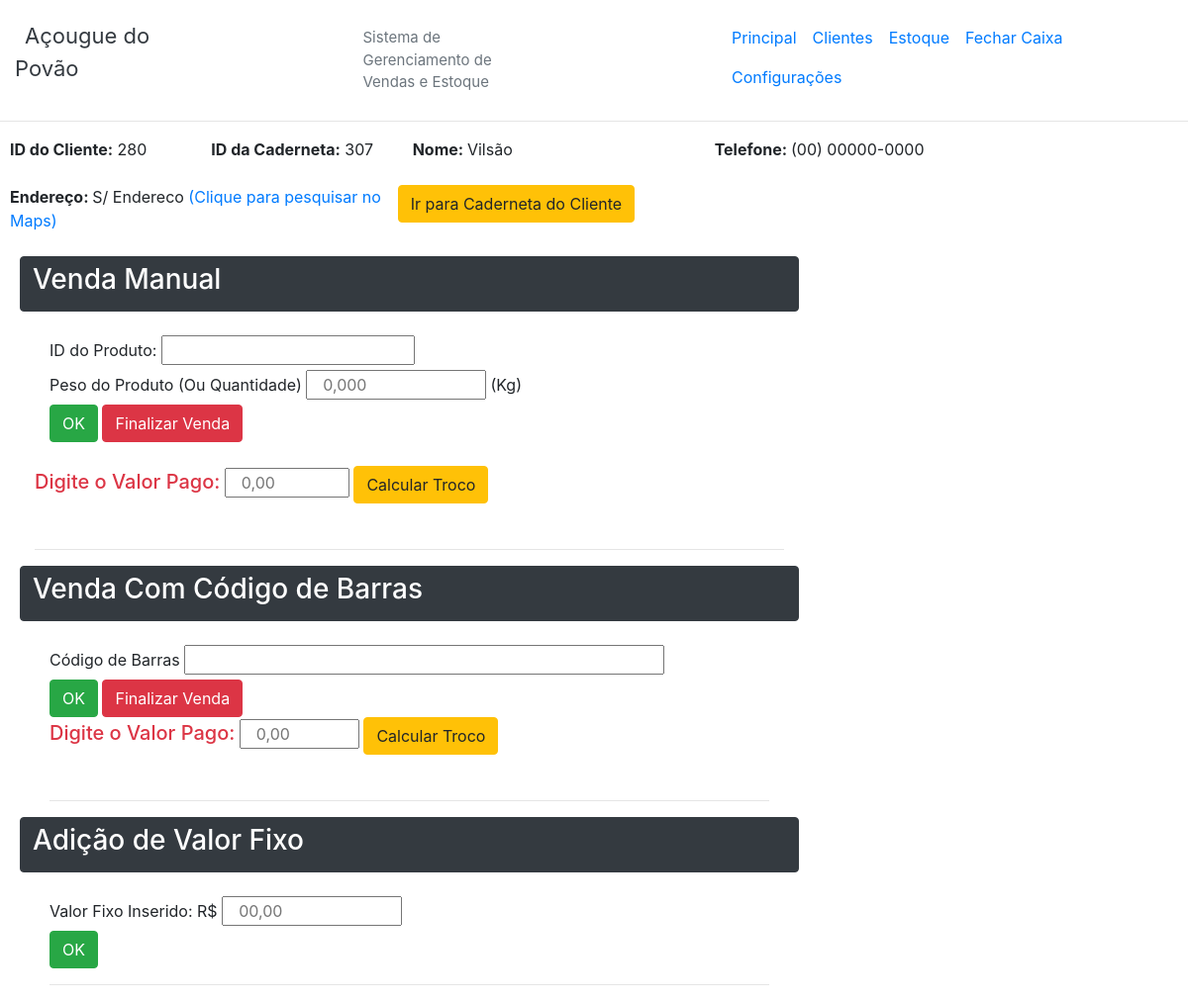
Screenshot of /venderCliente.php?id=280 (signed in) with the database file from the repository.
### tables this page shows
CREATE TABLE `caderneta` (
  `id_caderneta` int(20) NOT NULL AUTO_INCREMENT,
  `status_caderneta` varchar(10) NOT NULL,
  `data_abertura` date NOT NULL,
  `id_cliente` int(10) NOT NULL,
  `data_fechamento` date DEFAULT NULL,
  PRIMARY KEY (`id_caderneta`)
);

CREATE TABLE `cliente` (
  `id_cliente` int(10) NOT NULL AUTO_INCREMENT,
  `nome_cliente` varchar(110) NOT NULL,
  `cpf_cliente` varchar(30) NOT NULL,
  `telefone_cliente` varchar(25) NOT NULL,
  `endereco_cliente` varchar(110) NOT NULL,
  PRIMARY KEY (`id_cliente`)
);

### venderCliente.php (the view, shortened to what this page needs)
<!doctype html>
<html lang="ptbr">
<head>
  <link rel="stylesheet" href="css/global_css.css">
  <link rel="stylesheet" href="css/bootstrap.min.css">
</head>
<body>
  <?php include_once 'menu.php';
    $id_cliente = $_GET['id'];
    require_once('00 - BD/bd_conexao.php');
    $sql4=" SELECT id_caderneta FROM caderneta where id_cliente='$id_cliente' and status_caderneta='aberta'";
    $resultado2 = $con->query($sql4) or die("Erro ao se conectar com o Banco de Dados. Tente novamente em alguns minutos... Se o problema presistir, contate o responsável pelo sistema");
    $sql = " SELECT nome_cliente, cpf_cliente, telefone_cliente, endereco_cliente FROM cliente WHERE id_cliente LIKE '$id_cliente' " ;
    $resultado = $con->query($sql) or die("Erro ao se conectar com o Banco de Dados. Tente novamente em alguns minutos... Se o problema presistir, contate o responsável pelo sistema");
    while($informacaoCliente = mysqli_fetch_object($resultado)){
        $nome= $informacaoCliente->nome_cliente;
        $tel= $informacaoCliente->telefone_cliente;
        $endereco= $informacaoCliente->endereco_cliente;
    }
    while($infoCaderneta = mysqli_fetch_object($resultado2)){
      $id_caderneta= $infoCaderneta->id_caderneta;
    }
  ?>
  <div style="margin-left:10px;">
    <div class="row">
          <div class="col-lg-2 col-sm-4"> <b>ID do Cliente:</b> <?php echo $id_cliente;?></div>
          <div class="col-lg-2 col-sm-4"> <b>ID da Caderneta:</b> <?php echo $id_caderneta;?></div>
          <div class="col-lg-3 col-sm-5"> <b> Nome: </b> <?php echo $nome;?></div>
          <div class="col-lg-3 col-sm-5"> <td><b> Telefone: </b> <?php echo $tel;?></div>
      </div>
      <br />
      <div class="row">
          <div class="col-lg-4 col-sm-12"><b> Endereço: </b> <?php echo $endereco;?> <a href="https://www.google.com.br/maps/@-16.6163607,-42.18379,19z" target="_blank">(Clique para pesquisar no Maps)</div></a>
          <a href="order_carderneta_mes.php?id=<?php echo $id_caderneta;?>"><button class="btn btn-warning"> Ir para Caderneta do Cliente </button></a>
      </div>
  </div>
  <br/>
  <div class="VendaManual select_venda">
      <a class="btn btn-dark col-8" data-toggle="collapse" href="#Conteudo01" role="button" aria-expanded="false" aria-controls="collapseExample">
        <h3 class="text-white text-left">Venda Manual</h3>
      </a>
      <div class="collapse <?php if(!isset($_GET["tbl_va"])){echo "show";}?> col-8 rounded" id="Conteudo01">
      <form action="cadastraVMCliente.php?id_cad=<?php echo $id_caderneta; ?>&id_cliente=<?php echo $id_cliente; ?>" method="POST" class="col-12">
          <br />
          <label for="select_prods"> ID do Produto:</label>
          <input list="produtos" autocomplete="off" name="id_prod_comprado" id="select_prods">
          <br />
          <label for="peso_produto">Peso do Produto (Ou Quantidade)</label>
          <input type="number" name="peso_produto" id="peso_produto" step="any" placeholder="0,000" class="col-3"> (Kg)<br/>
          <button class="btn btn-success" name="btn_OkCadastraVenda" type="submit">OK</button>
          <a onclick="confirmar('limpaTabela.php?tbl_vm&btn&vc&id=<?php echo $id_cliente;?>')"><button class="btn btn-danger">Finalizar Venda</button></a>
        </form>
        <br />
        <form method="POST" action="venderCliente.php?tbl_vm&id=<?php echo $id_cliente; ?>">
          <label for="valor_pago"><h5 class="text-danger">Digite o Valor Pago:</h5></label>
          <input type="number" placeholder="0,00" step="any" name="valor" id="valor_pago" class="col-2">
          <input type="submit" value="Calcular Troco" class="btn btn-warning">
        </form>
        <br />
        <hr />
      </div>
    </div>
  <div class="VendaAutomatica select_venda">
    <a class="btn btn-dark col-8" data-toggle="collapse" href="#Conteudo02" role="button"  aria-expanded="false" aria-controls="collapseExample">
      <h3 class="text-white text-left">Venda Com Código de Barras</h3>
    </a>
    <div class="collapse <?php if(!isset($_GET["tbl_vm"])){echo "show";}?> col-8 rounded" id="Conteudo02">
    <br/>
    <form action="cadastraVACliente.php?id_cad=<?php echo $id_caderneta; ?>&id_cliente=<?php echo $id_cliente; ?>" method="post">
    <div class="form-group col-12">
      <label>Código de Barras</label>
      <input type="text" name="barras" placeholder="" class='col-8' <?php if(isset($_GET["tbl_va"])){ echo "autofocus";}?>><br/>
      <button class="btn btn-success" name="btn_OkCadastraVenda" type="submit">OK</button>
      <a onclick="confirmar('limpaTabela.php?tbl_va&btn&vc&id=<?php echo $id_cliente;?>')"><button class="btn btn-danger">Finalizar Venda</button></a>
    </form>
    <br />
        <form method="POST" action="venderCliente.php?tbl_va&id=<?php echo $id_cliente; ?>">
          <label for="valor_pago"><h5 class="text-danger">Digite o Valor Pago:</h5></label>
          <input type="number" placeholder="0,00" step="any" name="valor" id="valor_pago" class="col-2">
          <input type="submit" value="Calcular Troco" class="btn btn-warning">
        </form>
        <br />
    <hr />
    </div>
  </div>
  <div class="">
    <a class="btn btn-dark col-8" data-toggle="collapse" href="#Conteudo03" role="button"  aria-expanded="false" aria-controls="collapseExample">
      <h3 class="text-white text-left">Adição de Valor Fixo</h3>
    </a>
    <div class="collapse <?php if(!isset($_GET['tbl_vm']) && !isset($_GET['tbl_va'])){echo 'show';}?> col-8 rounded" id="Conteudo03">
    <br/>
    <form action="adicionaFixo.php?id_cad=<?php echo $id_caderneta; ?>&id_cliente=<?php echo $id_cliente;?>" method="post">
    <div class="form-group col-12">
      <label>Valor Fixo Inserido: R$</label>
      <input type="number" step="any" name="valor_inserido" placeholder="00,00" class="col-3"><br/>
      <button class="btn btn-success" name="btn_Ok" type="submit">OK</button>
    </form>
    <hr />
    </div>
  </div>
</body>
</html>

### css/global_css.css (style rules this page uses)
.select_venda { margin-left: 20px; }

### rows the page displays
caderneta: id_caderneta "307"
cliente: nome_cliente "Vilsão", telefone_cliente "(00) 00000-0000", endereco_cliente "S/ Endereco"

### other values shown
$id_cliente "280"
